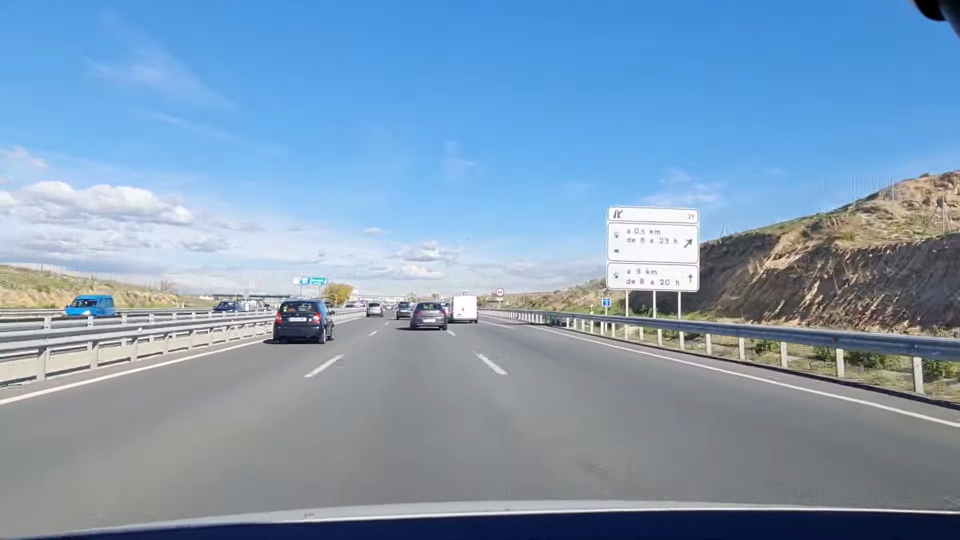
#> input picture imagenesTest/00000.png, 1920 x 1080 px (shown at 1/2 size); its folder holds only this picture in this run
$ jupyter execute --allow-errors notebook_BlueFilter_cris.ipynb   (older library calls are emulated)
#> lines starting #> are read from the running program, lines starting #| are printed output that depends on the picture; after the words box and inside, x2 and y2 are one past the last pixel; in counts of white or black regions, pixels touching at a corner belong together
## Práctica 1 - Detección de paneles de señalización vertical azul en autovías

Se desea construir un sistema para la detección automática de paneles informativos de tráfico de color azul, en imágenes realistas que han sido tomadas desde un coche (ver figura adjunta). Los paneles se han diseñado para que sean fácilmente distinguibles del entorno en cualquier condición de luz, color de fondo y climatología.

Observando la imagen adjunta podemos hacernos una idea sobre el tipo de información que nos permitirá distinguir un tipo de otro de panel, e incluso localizarlos en una imagen de carretera. En particular, se distinguen por su forma geométrica rectangular, por las zonas en las que se divide (borde claro y fondo oscuro) o por el color del mismo (azul y blanco). Es decir, para detectar este tipo de paneles podríamos utilizar:
- Un detector de regiones de alto contraste (detectaríamos la parte interna del panel).
- Un algoritmo que detectase rectángulos (p.ej., combinando detección de líneas con detectores de esquinas).
- Un algoritmo para descubrir qué píxeles son de color azul en la imagen junto con su distribución espacial.
- Detectar ciertas formas que aparecen en los paneles en localizaciones especiales (símbolo de salida de la autopista por la izquierda o derecha, diversos tipos de flechas, etc.).
- Cualquier otra técnica que tenga en cuenta color y forma.

El objetivo de esta práctica es desarrollar un detector básico de sub-paneles de información en autovías (como se ve en la figura adjunta). Hablamos de sub-paneles porque la idea es detectar cada una de las regiones rectangulares azules enmarcadas con un borde blanco en los paneles de la carretera. Para desarrollar el algoritmo de detección, como en muchos otros problemas de este tipo, se ofrece una
colección de imágenes de test tomadas desde un coche.

[cell 1]
# Importacion de librerias
import cv2
import os
import numpy as np
from matplotlib import pyplot as plt, colors
from colorsys import hsv_to_rgb
from random import random

# Carga de imagenes
Cargar las imágenes de aprendizaje en color, guardarlas en una lista y mostrar la primera y la última usando imshow de matplotlib.

[cell 2]
# Funcion para cargar todas las imagenes y guardarlas en una lista
def cargarImagenes(carpetaImagenes):
#> called with carpetaImagenes = 'imagenesTest'
    imagenes = []
    for archivo in os.listdir(carpetaImagenes):
        if archivo.endswith(".jpg") or archivo.endswith(".png"):
            rutaImagen = os.path.join(carpetaImagenes, archivo)
            imagen = cv2.imread(rutaImagen)
#> imagen is the input picture: shape (1080, 1920, 3); mean B, G, R 182.1, 154.8, 127.1
            if imagen is not None:
                imagenes.append(imagen)
    return imagenes

def mostrarPrimeraYUltima(imagenes):
    # Mostrar la primera y la ultima imagen
    if len(imagenes) > 0:
        # Crear la figura y los ejes
        _, axes = plt.subplots(1, 2)

        axes[0].imshow(cv2.cvtColor(imagenes[0], cv2.COLOR_BGR2RGB))
        axes[0].set_title('Primera')

        axes[1].imshow(cv2.cvtColor(imagenes[-1], cv2.COLOR_BGR2RGB))
        axes[1].set_title('Última Imagen')

        plt.show()
    else:
        print("No se encontraron imágenes en la carpeta especificada.")

#-------------------------------------------------------------------------------------------------------------
# Cargar las imagenes y guardarlas en una lista
listaImagenes = cargarImagenes('imagenesTest')
#> listaImagenes = 1 item

# Mostramos la primera y la ultima imagen de la lista
mostrarPrimeraYUltima(listaImagenes)
#> in mostrarPrimeraYUltima, `plt.show()`:
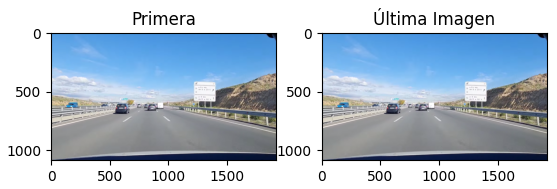
#> figure drawn by matplotlib, 2 panels

# Pasar a niveles de gris
Pasar las imágenes cargadas a niveles de gris (y, posiblemente, mejorar su contraste con las técnicas vistas en clase). Mostrar la primera y la última usando imshow de matplotlib.

[cell 3]
# [7 lines left out: function pasarAGris, not called in this run]

# Filtro de color azul
Primero vamos a aplicar un filtro de color a las imagenes para hallar las regiones del color azul de los carteles

[cell 4]
######################################################################################################################
# FILTRO QUE MEJOR FUNCIONA (Mejor que el anterior)
######################################################################################################################
def apply_blue_filter_niebla(images):
    filtered_images = []
    for image in images:
        # Corrección de contraste para reducir el efecto de la niebla
        clahe = cv2.createCLAHE(clipLimit=2.0, tileGridSize=(8, 8))
        lab = cv2.cvtColor(image, cv2.COLOR_BGR2LAB)
        lab_planes = cv2.split(lab)
        lab_planes = list(lab_planes)  # Convertir a lista para modificar
        lab_planes[0] = clahe.apply(lab_planes[0])
        lab = cv2.merge(lab_planes)
        image = cv2.cvtColor(lab, cv2.COLOR_LAB2BGR)

        # Convertir a espacio de color HSV
        img = cv2.cvtColor(image, cv2.COLOR_BGR2HSV)

        # Crear máscara para zonas azules
        mask = cv2.inRange(img, np.array([90, 155, 0]), np.array([130, 255, 255]))

        filtered_images.append(mask)

    return filtered_images

# Ejemplo de uso
filtered_images = apply_blue_filter_niebla(listaImagenes.copy())
#> the loop in apply_blue_filter_niebla, `for image in images:` made 1 pass
#> pass 1, in apply_blue_filter_niebla, `image = cv2.cvtColor(lab, cv2.COLOR_LAB2BGR)`:
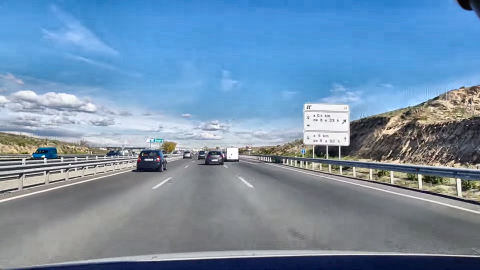
#> image: shape (1080, 1920, 3) (shown at 1/4 size); mean B, G, R 170.7, 143.7, 115.4
#> filtered_images = 1 item

# Detección de regiones de alto contraste

Utilizar MSER como detector de regiones de alto contraste (mser.detectRegions).

Crear una función que aplique MSER a la lista de imágenes. Hay que tener en cuenta que los parámetros de MSER se pueden ajustar en el constructor de la clase (cv2.MSER_create). El ajustar los parámetros puede suponer eliminar muchas detecciones incorrectas (http://stackoverflow.com/questionshttps://stackoverflow.com/questions/53317592/reading-pascal-voc-annotations-in-python/17647500/exact-meaning-of-the-parameters-given-to-initialize-mser-in-opencv-2-4-x).

Mostrar el resultado de aplicar la función sobre la primera y la última imagen de la lista usando imshow de matplotlib.

### Aumentar saturacion de la imagen
Funcion para aumentar la saturacion de los colores y hacer que detecte mejor el color azul en caso de que antes no lo hiciera

[cell 5]
# [11 lines left out: function increase_saturation_all, not called in this run]

[cell 6]
# [18 lines left out: function mser_rec, not called in this run]

[cell 7]
def mser(original_images, list_images):
    list_images_regions = [] # Lista de imagenes con las regiones dibujadas
    list_of_masks = [] # Lista de listas de regiones detectadas en cada imagen
    list_of_regions = [] # Lista de regiones de una imagen

    for i, img in enumerate(list_images):
        copy_originald_img = original_images[i].copy()
        copy_filtered_img = list_images[i].copy()
        copy_original = original_images[i].copy()

        # Dilatamos la imagen para hacer los bordes mas gruesos
        kernel = cv2.getStructuringElement(cv2.MORPH_RECT, (4,4))
        filtered_image = cv2.dilate(copy_filtered_img, kernel)
        filtered_image = filtered_image-copy_filtered_img

        mser = cv2.MSER_create(delta=10, max_variation=0.05, min_area=700, max_area=5000)
        polygons, _ = mser.detectRegions(filtered_image)

        # Creamos una mascara para almacenar las regiones detectadas
        mask = np.zeros((filtered_image.shape[0], img.shape[1]), dtype=np.uint8)

        hulls = []
        for p in polygons:
            hull = cv2.convexHull(p.reshape(-1, 1, 2))
            hulls.append(hull)

        if(len(hulls)==0):
            # Mostramos la primera y la ultima imagen
            mask_rec, polygons_rec, hulls = mser_rec(apply_blue_filter_niebla([increase_saturation_all(copy_originald_img)])[0])
            list_of_regions.append(polygons_rec)
            list_of_masks.append(mask_rec)
        else:
            list_of_regions.append(polygons)
            list_of_masks.append(mask)

        # Dibujamos las regiones
        cv2.polylines(copy_original, hulls, 1, (0, 255, 0), 2)
        list_images_regions.append(copy_original)

    # Mostramos la primera y la ultima imagen
    cv2.imshow('Detected Traffic Signs', list_images_regions[0])
    cv2.waitKey(0)
    cv2.destroyAllWindows()
    cv2.imshow('Detected Traffic Signs', list_images_regions[-1])
    cv2.waitKey(0)
    cv2.destroyAllWindows()
    return list_images_regions, list_of_masks, list_of_regions

#---------------------------------------------------------------------------------------------
# Llamamos a la funcion
list_image_regions, masks_list, regions_list = mser(listaImagenes, filtered_images)
#> the loop in mser, `for i, img in enumerate(list_images):` made 1 pass
#> kernel on pass 1: [[1, 1, 1, 1], [1, 1, 1, 1], [1, 1, 1, 1], [1, 1, 1, 1]]
#> pass 1, in mser, `copy_filtered_img = list_images[i].copy()`:
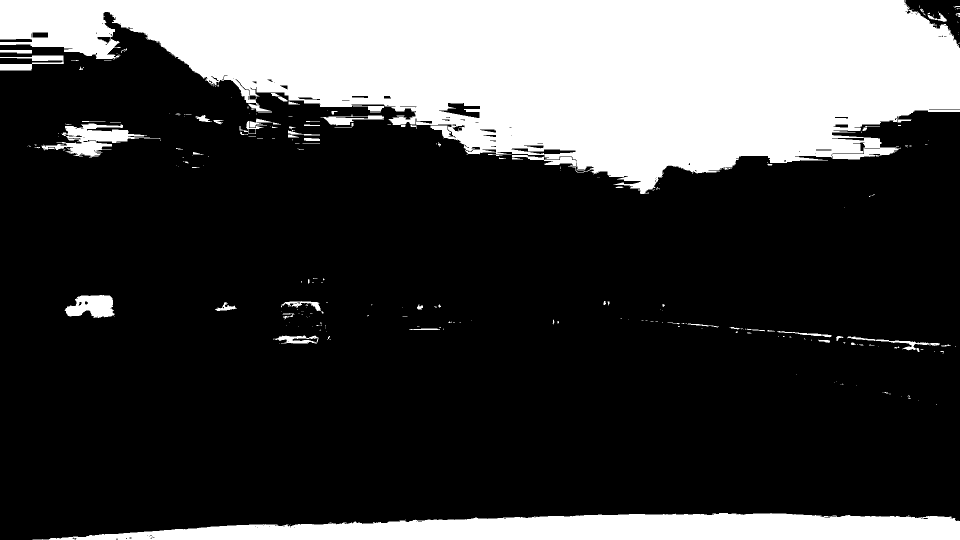
#> copy_filtered_img: shape (1080, 1920) (shown at 1/2 size); 26% white; 287 white regions (209 under 20 px), largest, box (x1, y1, x2, y2) and area: (0, 0, 1920, 388) 448755, (65, 1026, 1920, 1080) 70014, (84, 247, 300, 315) 5758
#> pass 1, in mser, `filtered_image = cv2.dilate(copy_filtered_img, kernel)`:
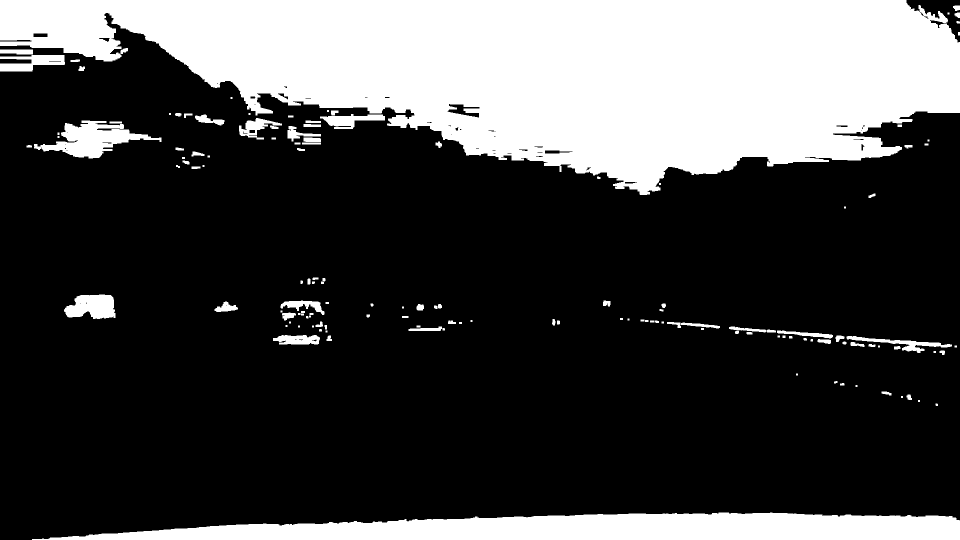
#> filtered_image: shape (1080, 1920) (shown at 1/2 size); 27.5% white; 138 white regions (25 under 20 px), largest, box (x1, y1, x2, y2) and area: (0, 0, 1920, 390) 464028, (64, 1025, 1920, 1080) 72448, (68, 241, 323, 317) 8375
#> pass 1, in mser, `filtered_image = filtered_image-copy_filtered_img`:
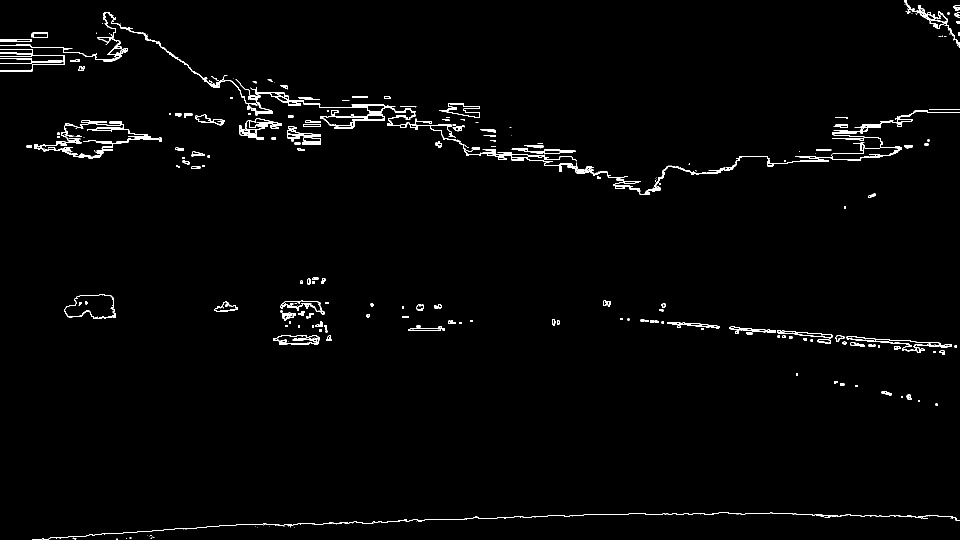
#> filtered_image: shape (1080, 1920) (shown at 1/2 size); 1.5% white in thin lines or dots
#> after the loop in mser, `for i, img in enumerate(list_images):`:
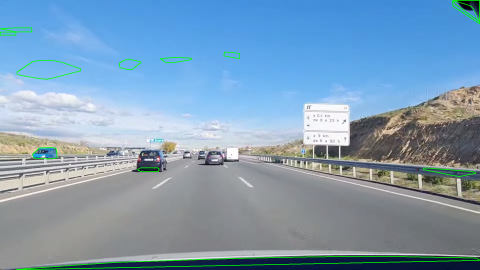
#> copy_original: shape (1080, 1920, 3) (shown at 1/4 size); mean B, G, R 181, 156.5, 126.5
#> list_image_regions = 1 item; masks_list = 1 item; regions_list = 1 item

Crear una función que extraiga en un rectángulo los píxeles de la región detectada (cv2.boundingRect).

Mostrar gráficamente el resultado de aplicar la función sobre la primera y la última imágenes devueltas en el paso anterior.

[cell 8]
def rectangle_of_regions(original_images, list_masks, list_regions):
    list_images_rectangles = [] # Lista de imagenes con las regiones dentro de un rectangulo
    act_image = 0
    for image in original_images:
        copy = original_images[act_image].copy()
        for region in list_regions[act_image]:
            x, y, w, h = cv2.boundingRect(region)
            cv2.rectangle(list_masks[act_image], (x, y), (x + w, y + h), (255), -1)
            cv2.rectangle(copy, (x, y), (x + w, y + h), (0, 0, 255), 2)
        list_images_rectangles.append(copy)
        act_image = act_image + 1

    # Mostramos la primera y la ultima imagen
    cv2.imshow('Detected Traffic Signs', list_images_rectangles[0])
    cv2.waitKey(0)
    cv2.destroyAllWindows()
    cv2.imshow('Detected Traffic Signs', list_images_rectangles[-1])
    cv2.waitKey(0)
    cv2.destroyAllWindows()
    return list_images_rectangles

#---------------------------------------------------------------------------------------------
# Llamamos a la funcion
list_rectangles = rectangle_of_regions(listaImagenes, masks_list, regions_list)
#> the loop in rectangle_of_regions, `for image in original_images:` made 1 pass
#> act_image on pass 1: 1
#> after the loop in rectangle_of_regions, `for image in original_images:`:
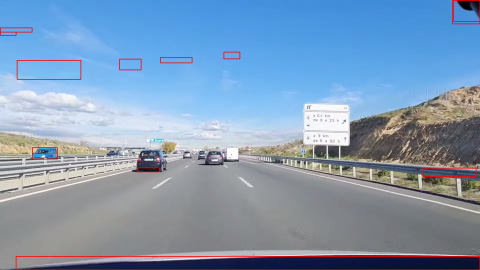
#> copy: shape (1080, 1920, 3) (shown at 1/4 size); mean B, G, R 180.8, 153.7, 128.6
#> after the loop in rectangle_of_regions, `for image in original_images:`: act_image = 1; list_images_rectangles = 1 item
#> list_rectangles = 1 item

[cell 9]
# Para mostrar el resultado de otras imagenes
for i,image in enumerate(list_rectangles):
    cv2.imshow('IMAGEN: '+ str(i), list_rectangles[i])
    cv2.waitKey(0)
    cv2.destroyAllWindows()
#> this loop made 1 pass

Crear una función que elimine las regiones con una relación de aspecto (ancho/alto) muy diferente de la que tienen los sub-paneles. Si las regiones son demasiado alargadas en horizontal o vertical se podrán eliminar.

Mostrar gráficamente el resultado de aplicar la función sobre alguna imagen que rechace y sobre otra que acepte.

[cell 10]
def rectangle_filtered(original_images2, list_masks, list_regions):
    list_filtered_rectangles = [] # Lista de imagenes con los rectangulos que cumplen el tamanyo
    list_filtered_regions = [] # Lista de regiones filtradas

    for i, image in enumerate(original_images2):
        filtered_regions_act_img = []

        copy = original_images2[i].copy() # Copia de la imagen actual

        for region in list_regions[i]:
            x, y, w, h = cv2.boundingRect(region)
            aspect_ratio = w / float(h)

            # Filtramos las regiones en funcion de la relacion de aspecto
            if aspect_ratio > 0.6 and aspect_ratio < 6.5:
                filtered_regions_act_img.append(region)
                cv2.rectangle(list_masks[i], (x, y), (x + w, y + h), (255), -1)
                cv2.rectangle(copy, (x, y), (x + w, y + h), (0, 0, 255), 2)

        list_filtered_regions.append(filtered_regions_act_img)
        list_filtered_rectangles.append(copy)

    # Mostramos la primera y la ultima imagen
    cv2.imshow('Detected Traffic Signs', list_filtered_rectangles[0])
    cv2.waitKey(0)
    cv2.destroyAllWindows()
    cv2.imshow('Detected Traffic Signs', list_filtered_rectangles[-1])
    cv2.waitKey(0)
    cv2.destroyAllWindows()

    return list_filtered_rectangles, list_filtered_regions

#---------------------------------------------------------------------------------------------
# Llamamos a la funcion
list_filtered_rectangles, list_filtered_regions = rectangle_filtered(listaImagenes, masks_list, regions_list)
#> the loop in rectangle_filtered, `for i, image in enumerate(original_images2):` made 1 pass
#> list_filtered_rectangles = 1 item; list_filtered_regions = 1 item

cv2.destroyAllWindows()

[cell 11]
# Para mostrar el resultado de otras imagenes
for i,image in enumerate(list_filtered_rectangles):
    cv2.imshow('IMAGEN: '+ str(i), list_filtered_rectangles[i])
    cv2.waitKey(0)
    cv2.destroyAllWindows()

En los sub-paneles, es posible que MSER haya detectado originalmente la región azul interna al borde blanco. Por tanto, es conveniente agrandar un poco el rectángulo detectado para que la imagen recortada contenga el sub-panel completo (incluyendo el borde blanco, y no sólo su parte interna). Si no se hace esto podemos tener una tasa de detección peor de la que realmente tenemos dado que las detecciones no solaparán completamente con las anotaciones.

Crear una función que agrande la zona y que muestre gráficamente el resultado de aplicar la función sobre la primera y la última imágenes devueltas en la celda de la función en MSER.

[cell 12]
def ampliar_regiones(list_images, list_filtered_regions):
    images_expand_regions = []
    regiones_ampliadas = []
    for i, img in enumerate(list_images):
        copy = img.copy()
        regiones_ampliadas_imagen = []
        for region in list_filtered_regions[i]:
            x, y, w, h = cv2.boundingRect(region)

            # Ajustar los límites del rectángulo para que no excedan los límites de la imagen
            x_new = max(0, x - 10)
            y_new = max(0, y - 10)
            w_new = min(img.shape[1] - x_new, w + 20)
            h_new = min(img.shape[0] - y_new, h + 20)
            tuple_of_coords = (x_new, y_new, w_new, h_new)

            rectangulo = cv2.rectangle(copy, (x_new, y_new), (x_new + w_new, y_new + h_new), (0, 0, 255), 2)
            regiones_ampliadas_imagen.append(rectangulo)
            pixels_region = list_images[i][y_new:y_new+h_new, x_new:x_new+w_new]
        images_expand_regions.append(copy)
        regiones_ampliadas.append(regiones_ampliadas_imagen)
    return images_expand_regions, regiones_ampliadas

#--------------------------------------------------------------------------------------------------------------------------
expand_regions, regiones_ampliadas = ampliar_regiones(listaImagenes.copy(), list_filtered_regions)
#> the loop in ampliar_regiones, `for i, img in enumerate(list_images):` made 1 pass
#> expand_regions = 1 item; regiones_ampliadas = 1 item

[cell 13]
# Para mostrar el resultado de otras imagenes
for i,image in enumerate(expand_regions):
    cv2.imshow('IMAGEN: '+ str(i), expand_regions[i])
    cv2.waitKey(0)
    cv2.destroyAllWindows()

#> (a cell that did not finish here is left out)

## Detección mediante correlación de máscaras

En esta sección se desea utilizar el espacio de color HSV para localizar los píxeles que sean del color azul (característico del panel) y que estén muy saturados (tiene que ser un azul bastante puro).

Para ello, en primer lugar se necesita construir una máscara ideal. Por ejemplo un np.array de tamaño fijo (p.ej. 40x80) en el que los píxeles azules y muy saturados tengan valor 1, y 0 el resto. Esta matriz será la máscara de color azul saturado del sub-panel informativo general. La máscara indicaría en qué píxeles debería tener color azul saturado el subpanel.

Mostrar gráficamente la máscara ideal usando imshow.

[cell 15]
def load_image(dir, image_name):
    if image_name.endswith(".jpg") or image_name.endswith(".png"):
        image_path = os.path.join(dir, image_name)
        image = cv2.imread(image_path, 1)
        if image is not None:
            return image

[cell 16]
lower_blue_limit = np.array([105, 150, 20])
upper_blue_limit = np.array([130, 255, 255])

def apply_blue_filter(image):
    img = cv2.cvtColor(image, cv2.COLOR_BGR2HSV)
    mask = cv2.inRange(img, lower_blue_limit, upper_blue_limit)
    return mask/255

[cell 17]
def create_ideal_mask():
    ideal_mask_image = load_image('./','ideal_mask.png')
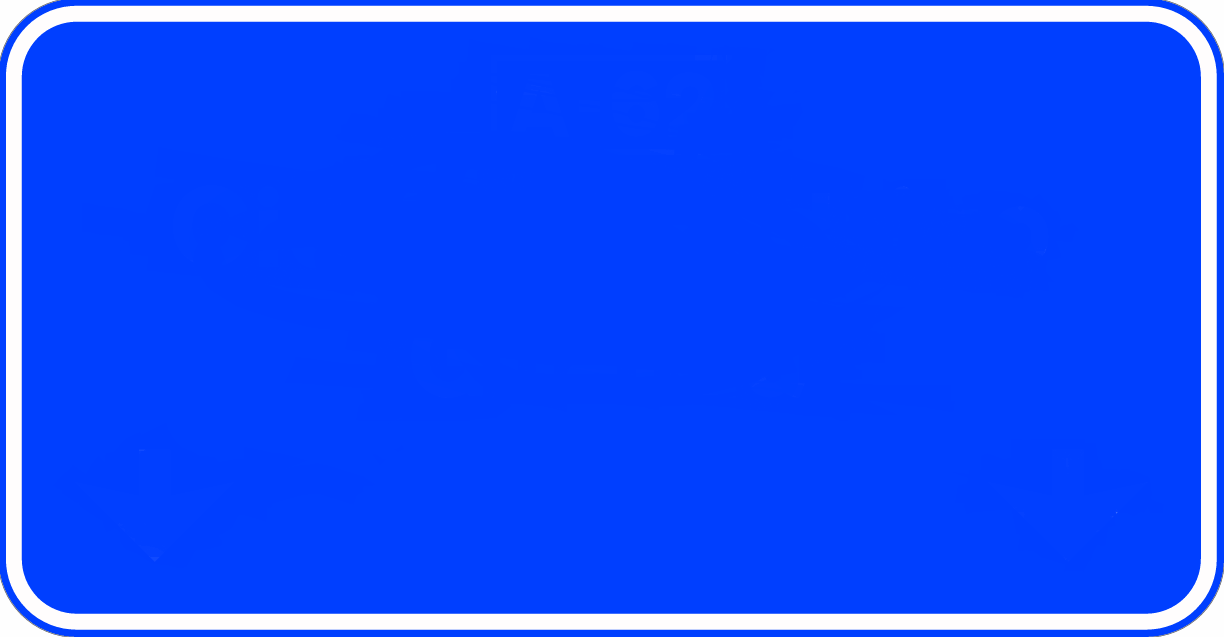
#> input picture ideal_mask.png, 1224 x 637 px
#> in load_image, image is the input picture: shape (637, 1224, 3); mean B, G, R 254.8, 77.4, 19.8
    ideal_mask_image = cv2.resize(ideal_mask_image, (80,40))
    return apply_blue_filter(ideal_mask_image)

[cell 18]
ideal = create_ideal_mask()
#> in create_ideal_mask, `ideal_mask_image = cv2.resize(ideal_mask_image, (80,40))`:
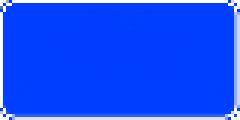
#> ideal_mask_image: shape (40, 80, 3) (shown 3 times larger); mean B, G, R 254.7, 77.9, 20.4
#> in apply_blue_filter, `mask = cv2.inRange(img, lower_blue_limit, upper_blue_limit)`:
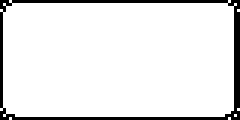
#> mask: shape (40, 80) (shown 3 times larger); 91.3% white; black in thin lines or dots
